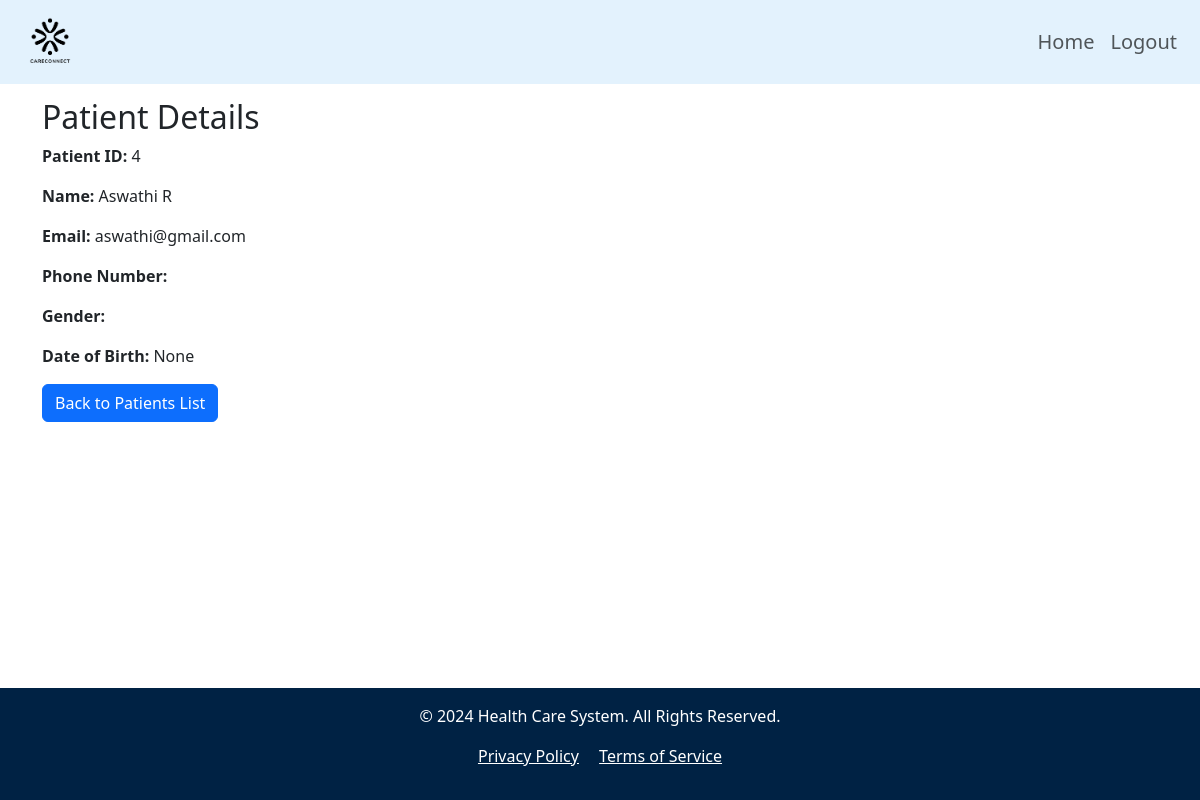
The page /admin_patient_view/4/ (signed in) on the database its author committed.
### patientapp/models.py (models this page shows, shortened)
class PatientProfile(models.Model):
    user = models.OneToOneField(User, on_delete=models.CASCADE)
    phone_number = models.CharField(max_length=20)
    date_of_birth = models.DateField(null=False)
    gender = models.CharField(max_length=10, choices=[('Male', 'Male'), ('Female', 'Female'), ('Other', 'Other')])

### patientapp/views.py (the view)
# urls.py: path('admin_patient_view/<int:patient_id>/', views.view_patient, name='view_patient'),
@login_required
@user_passes_test(is_admin_or_staff)
def view_patient(request, patient_id):
    patient = get_object_or_404(PatientProfile, id=patient_id)
    return render(request, 'admin/view_patient_details.html', {'patient': patient})

### patientapp/views.py (called while the page is built)
def is_admin_or_staff(user):
    return user.is_authenticated and user.is_staff  # Ensures only staff users can access

### templates/admin/view_patient_details.html
{% extends 'admin/admin_dashboard.html' %}
{% block content %}
    <div class="container mt-4">
        <h2>Patient Details</h2>
        <p><strong>Patient ID:</strong> {{ patient.id }}</p>
        <p><strong>Name:</strong> {{ patient.user.first_name }} {{ patient.user.last_name }}</p>
        <p><strong>Email:</strong> {{ patient.user.email }}</p>
        <p><strong>Phone Number:</strong> {{ patient.phone_number }}</p>
        <p><strong>Gender:</strong> {{ patient.gender }}</p>
        <p><strong>Date of Birth:</strong> {{ patient.date_of_birth }}</p>
        <a href="{% url 'admin_patients' %}" class="btn btn-primary">Back to Patients List</a>
    </div>
{% endblock %}

### static/assets/css/styles.css (style rules this page uses)
html { scroll-behavior: smooth; }
body { margin: 0; padding: 0; display: flex; flex-direction: column; min-height: 100vh; padding-top: 40px; }

### rows shown on the page
PatientProfile: id "4", user.first_name "Aswathi", user.last_name "R", user.email "aswathi@gmail.com", date_of_birth "None"
